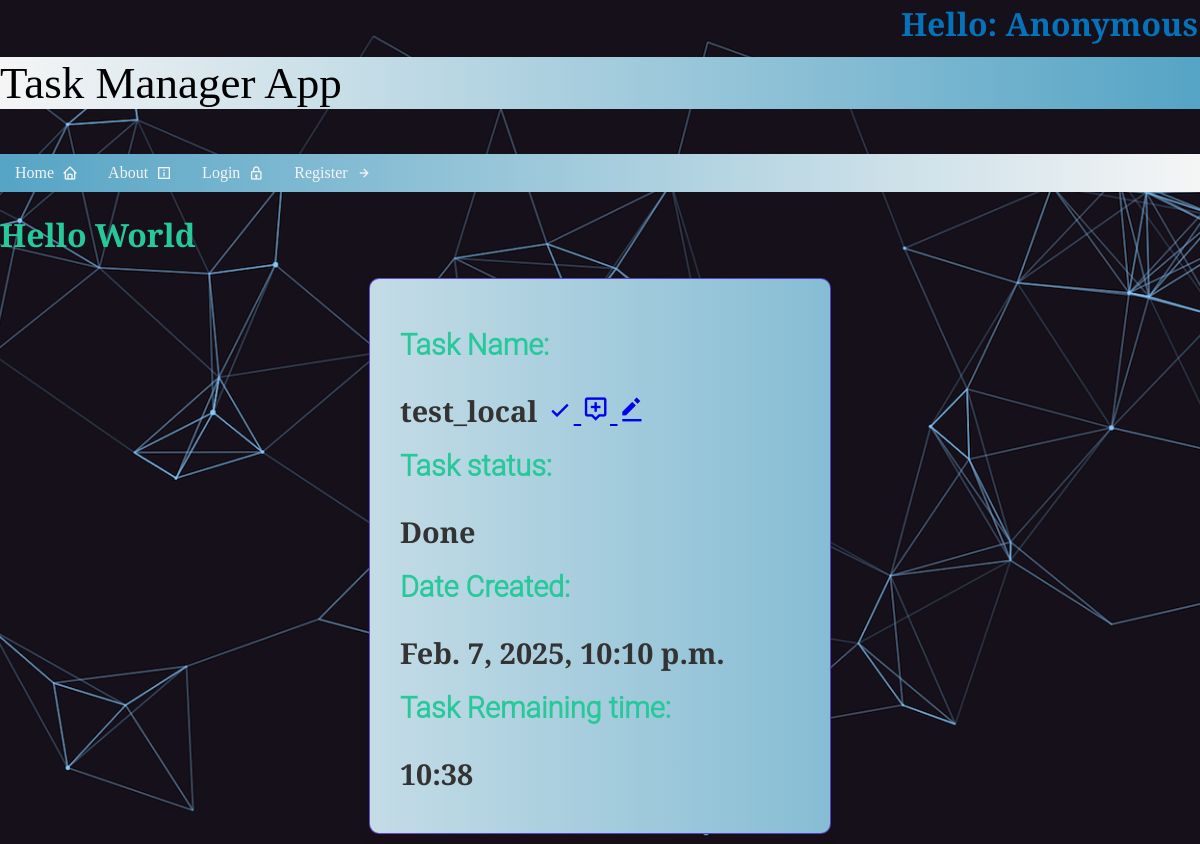
Screenshot of /tasks_app/44/task-details/ with the database file from the repository.
### tasks_app/models.py (models this page shows, shortened)
class Tasks(models.Model):
    name = models.CharField(
        max_length=100
    )
    description = models.TextField()
    date_created = models.DateTimeField(
        auto_now_add=True
    )
    due_date = models.DateTimeField(
        help_text="Краен срок с дата и час"
    )
    to_be_notified_on = models.DateTimeField(
        null=True,
        blank=True,
        default=get_default_notification_time()
    )
    def calculate_remaining_time(self):
        if self.due_date:
            if self.due_date.tzinfo is None:
                self.due_date = timezone.make_aware(self.due_date, timezone.get_current_timezone())
            current_time = timezone.now()
            current_time = timezone.localtime(current_time)
            remaining_time = self.due_date - current_time
            if remaining_time.total_seconds() > 0:
                return remaining_time
            else:
                return timedelta(0)
        return timedelta(0)
    def formatted_remaining_time(self):
        remaining_time = self.calculate_remaining_time()
        hours, remainder = divmod(remaining_time.seconds, 3600)
        minutes, _ = divmod(remainder, 60)
        return f"{hours}:{minutes:02d}"
    profile = models.ForeignKey(
        Profile,
        on_delete=models.CASCADE,
        related_name="user_tasks",
        null=True,
        blank=True
    )
    status = models.CharField(
        choices=StatusChoices.choices,
        default=StatusChoices.PENDING,
        max_length=100,
    )

### tasks_app/views.py (the view)
# urls.py: path('task-details/', TaskDetailsView.as_view(), name='task_details'),
class TaskDetailsView(DetailView):
    model = Tasks
    template_name = 'tasks/task-details.html'
    context_object_name = 'task'
    def get_context_data(self, **kwargs):
        context = super().get_context_data(**kwargs)
        return context

### common/templatetags/user_info.py (called while the page is built)
@register.inclusion_tag('common/user_info.html')
def user_info(user):
    if user.is_authenticated:
        return {
            'user': user.username,
        }
    return {
        'user': 'Anonymous',
    }

### templates/tasks/task-details.html
{% extends 'common/base.html' %}
{% block content %}
    <div class="task-box">
        <h1>Task Name:</h1>
        <h3>{{ task.name }}
            <a href="{% url 'task_done' task.pk %}">
                <i class='bx bx-check' title="Mark as Done!"></i>
            </a>
            <a href="{% url 'add_one_hour' task.pk %}">
                <i class='bx bx-message-alt-add' title="Add 1 Hour"></i>
            </a>
            <a href="{% url 'edit_task' task.pk %}">
                <a href="{% url 'edit_task' task.pk %}">
                    <i class='bx bxs-edit-alt' title="Edit Task"></i>
                </a>
            </a>
        </h3>
        <h1>Task status:</h1>
        <h3>{{ task.status }}</h3>
        <h1>Date Created:</h1>
        <h3>{{ task.date_created }}</h3>
        <h1>Task Remaining time:</h1>
        <h3>{{ task.formatted_remaining_time }}</h3>
    </div>
{% endblock %}

### static/main_page.css (style rules this page uses)
h1 { color: #27c99a; font-family: "Playfair Display", serif; }
body { background-image: url('images/compute-ea4c57a4.png'); background-repeat: no-repeat; background-attachment: fixed; background-size: cover; background-position: center; }

### static/nav.css (style rules this page uses)
body { margin: 0px; top: 0; }

### static/task_box.css (style rules this page uses)
.task-box { width: 400px; padding: 30px; margin: 10px auto; background: linear-gradient(to left, #55a4c5, whitesmoke) no-repeat fixed; border: 1px solid rgba(57, 9, 197, 0.69); border-radius: 10px; box-shadow: 0 8px 12px rgba(55, 8, 31, 0.1); font-family: "Playfair Display", serif; }
.task-box h3 { font-size: 1.8rem; color: #333; margin-bottom: 10px; }
.task-box h1 { font-size: 1.8rem; font-weight: bold; font-family: "Roboto Light", sans-serif; }

### rows the page displays
Tasks: name "test_local", status "Done", date_created "Feb. 7, 2025, 10:10 p.m.", formatted_remaining_time "10:38"

### other values shown
{{ user }} "Anonymous"
